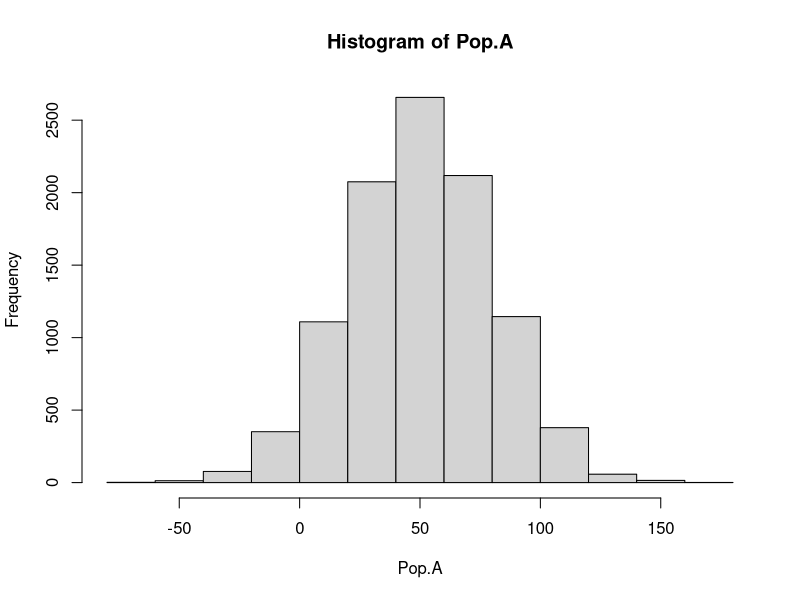
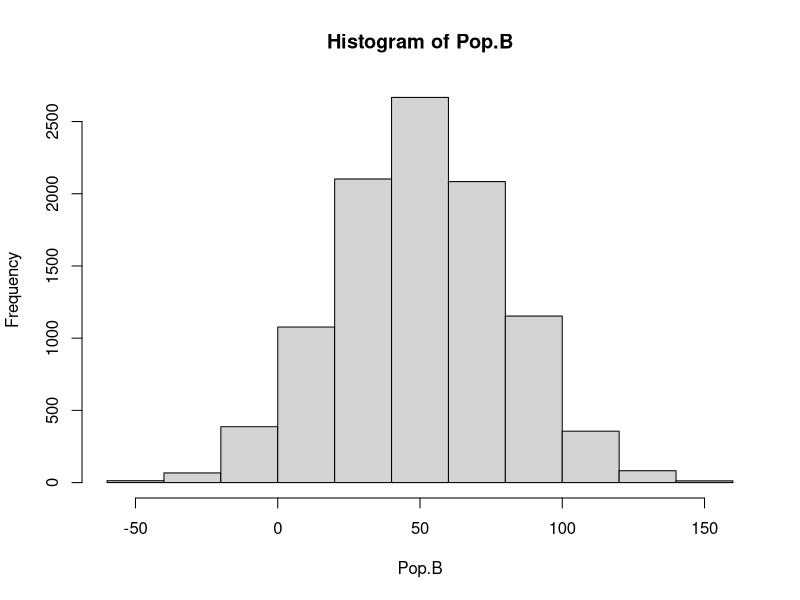

Reproduce these figures in R, in order.
dnorm(100,)
?dnorm
Pop.A <- rnorm(10000, 50, 30)
Pop.B <- rnorm(10000, 50, 30)

wilcox.test(Pop.A,Pop.B)
t.test(Pop.A, Pop.B)

hist(Pop.A)
hist(Pop.B)
